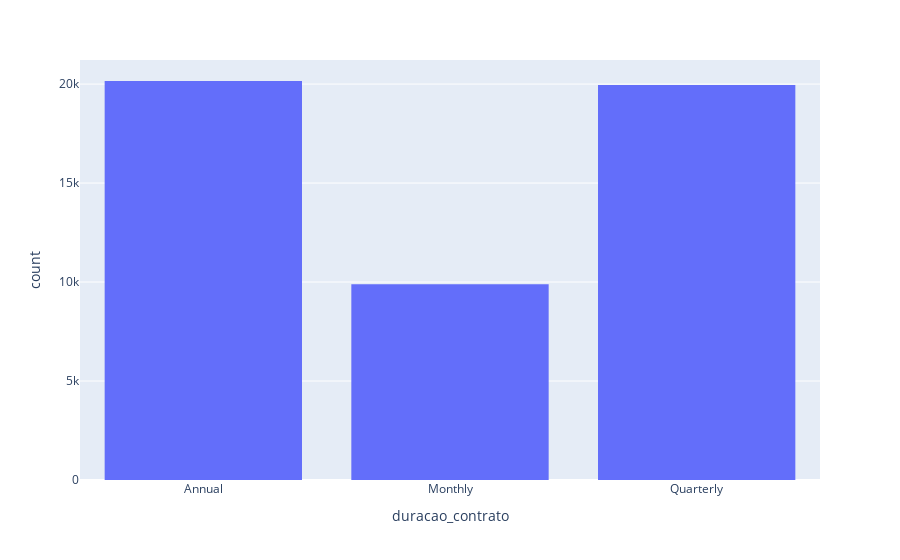

The notebook cell saved with this chart:
### Code cell
#Passo 5: Analisar a causa do cancelamento dos clientes(com as informações do cliente impactam no cancelamento)

# importar a biblioteca de gráficos
import plotly.express as px 

# criando grafico
grafico = px.histogram(tabela, x= "duracao_contrato")

# exibir o grafico
grafico.show()

### Figure 1 — Plotly figure (JSON) as saved in the notebook; plotly's stock layout.template omitted (floating-point values rounded to 4 significant figures; data arrays with more than 128 entries replaced by an {"elided": "..."} marker saying what was removed)
{"data": [{"alignmentgroup": "True", "bingroup": "x", "hovertemplate": "duracao_contrato=%{x}<br>count=%{y}<extra></extra>", "legendgroup": "", "marker": {"color": "#636efa", "pattern": {"shape": ""}}, "name": "", "offsetgroup": "", "orientation": "v", "showlegend": false, "type": "histogram", "x": {"elided": "49996 str values"}, "xaxis": "x", "yaxis": "y"}], "layout": {"barmode": "relative", "legend": {"tracegroupgap": 0}, "margin": {"t": 60}, "xaxis": {"anchor": "y", "domain": [0, 1], "title": {"text": "duracao_contrato"}}, "yaxis": {"anchor": "x", "domain": [0, 1], "title": {"text": "count"}}}}
